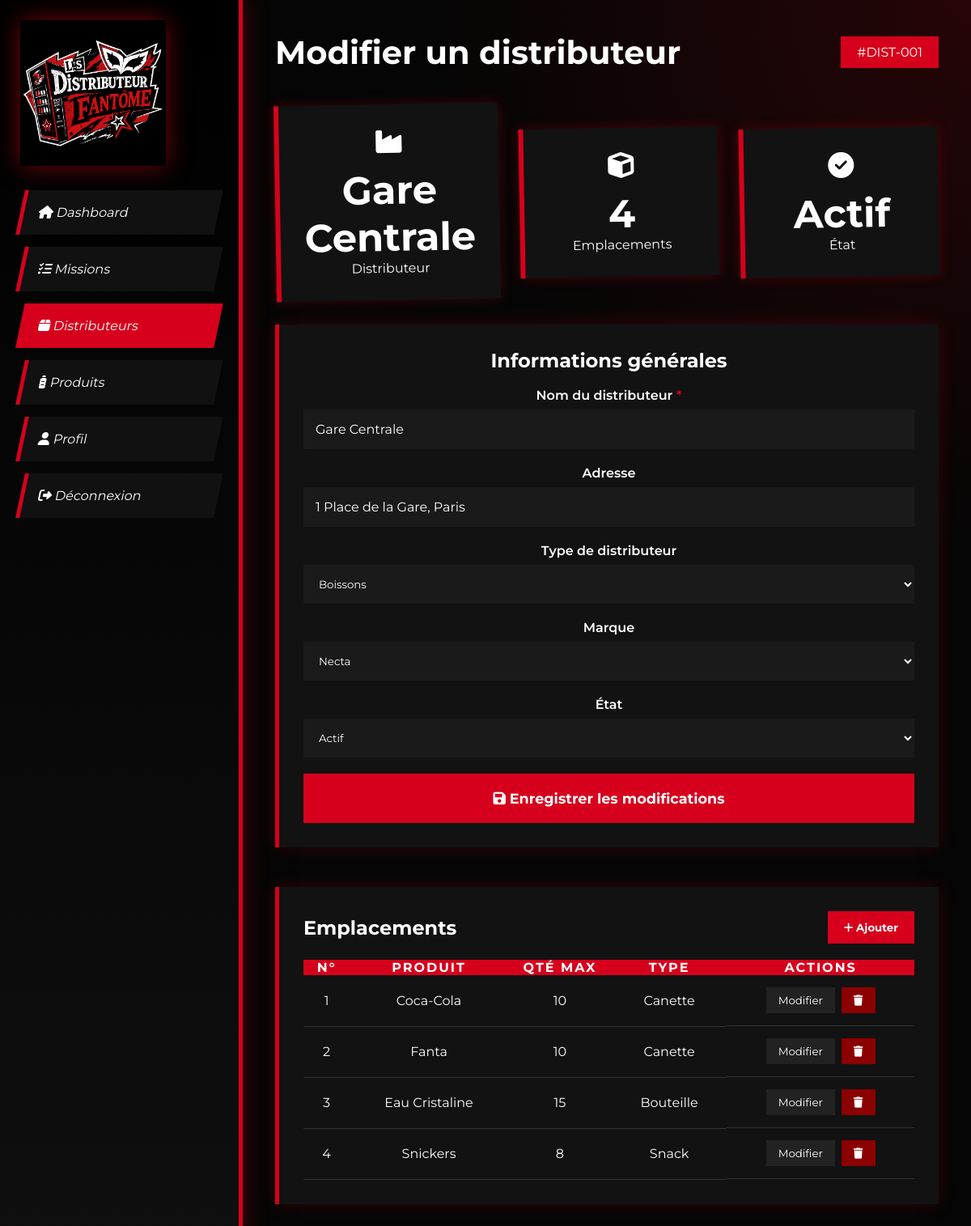
The app's page /editer_distributeur.php?id=1 (signed in) with its own data.
### tables this page shows
CREATE TABLE distributeur (
    code_dist INT AUTO_INCREMENT PRIMARY KEY,
    libelle_distrib VARCHAR(150) NOT NULL,
    description TEXT,
    adress VARCHAR(255),
    id_type INT,
    id_marque INT,
    id_etat INT DEFAULT 1,
    date_creation TIMESTAMP DEFAULT CURRENT_TIMESTAMP,
    FOREIGN KEY (id_type) REFERENCES type_distributeur(id_type),
    FOREIGN KEY (id_marque) REFERENCES marque(id_marque),
    FOREIGN KEY (id_etat) REFERENCES etat_distributer(id_etat)
);

CREATE TABLE type_distributeur (
    id_type INT AUTO_INCREMENT PRIMARY KEY,
    libelle_distributeur VARCHAR(100) NOT NULL
);

CREATE TABLE marque (
    id_marque INT AUTO_INCREMENT PRIMARY KEY,
    libelle_marque VARCHAR(100) NOT NULL
);

CREATE TABLE etat_distributer (
    id_etat INT AUTO_INCREMENT PRIMARY KEY,
    libelle_etat_distributeur VARCHAR(100) NOT NULL
);

CREATE TABLE emplacement (
    numéro_emplacement INT AUTO_INCREMENT PRIMARY KEY,
    quantite_max INT NOT NULL DEFAULT 10,
    type_slote VARCHAR(100),
    code_dist INT NOT NULL,
    id_type_emplacement INT,
    FOREIGN KEY (code_dist) REFERENCES distributeur(code_dist) ON DELETE CASCADE,
    FOREIGN KEY (id_type_emplacement) REFERENCES type_emplacement(id_type_emplacement)
);

CREATE TABLE produit (
    id_produit INT AUTO_INCREMENT PRIMARY KEY,
    nom VARCHAR(150) NOT NULL,
    categorie VARCHAR(100),
    prix_unitaire DECIMAL(10,2) DEFAULT 0.00
);

CREATE TABLE type_emplacement (
    id_type_emplacement INT AUTO_INCREMENT PRIMARY KEY,
    type_emplacement VARCHAR(100) NOT NULL
);

### editer_distributeur.php (the view, shortened to what this page needs)
<?php
$pdo = getPDO();
$id  = intval($_GET['id'] ?? 0);
$types  = $pdo->query("SELECT * FROM type_distributeur")->fetchAll();
$marques = $pdo->query("SELECT * FROM marque")->fetchAll();
$etats  = $pdo->query("SELECT * FROM etat_distributer")->fetchAll();
$distrib = null;
$emplacements = [];
if ($id) {
    $distrib = $pdo->prepare("SELECT * FROM distributeur WHERE code_dist = ?");
    $distrib->execute([$id]);
    $distrib = $distrib->fetch();
    $stmtEmp = $pdo->prepare("
        SELECT e.numéro_emplacement, e.quantite_max, e.type_slote, p.nom AS produit, te.type_emplacement
        FROM emplacement e
        LEFT JOIN stocker s ON s.numéro_emplacement = e.numéro_emplacement
        LEFT JOIN produit p ON p.id_produit = s.id_produit
        LEFT JOIN type_emplacement te ON te.id_type_emplacement = e.id_type_emplacement
        WHERE e.code_dist = ?
        ORDER BY e.numéro_emplacement
    ");
    $stmtEmp->execute([$id]);
    $emplacements = $stmtEmp->fetchAll();
}
?>
<!DOCTYPE html>
<html lang="fr">
<head>
    <link rel="stylesheet" href="style.css">
    <link rel="stylesheet" href="https://cdnjs.cloudflare.com/ajax/libs/font-awesome/6.5.1/css/all.min.css">
</head>
<body>
<?php include 'sidebar_manager.php'; ?>
<main>
    <header>
        <h1><?= $id ? 'Modifier un distributeur' : 'Nouveau distributeur' ?></h1>
        <div class="date"><?= $id ? '#DIST-' . str_pad($id, 3, '0', STR_PAD_LEFT) : 'Création' ?></div>
    </header>
    <?php if ($distrib): ?>
    <div class="cards">
        <div class="card"><i class="fa-solid fa-industry"></i><h3><?= htmlspecialchars($distrib['libelle_distrib']) ?></h3><p>Distributeur</p></div>
        <div class="card"><i class="fa-solid fa-cube"></i><h3><?= count($emplacements) ?></h3><p>Emplacements</p></div>
        <div class="card"><i class="fa-solid fa-circle-check"></i><h3><?= $distrib['id_etat'] == 1 ? 'Actif' : ($distrib['id_etat'] == 2 ? 'Maintenance' : 'Hors service') ?></h3><p>État</p></div>
    </div>
    <?php endif; ?>
    <section class="missions">
        <h2>Informations générales</h2>
        <br>
        <form method="POST">
            <div class="input-group">
                <label>Nom du distributeur <span style="color:var(--red)">*</span></label>
                <input type="text" name="libelle" value="<?= htmlspecialchars($distrib['libelle_distrib'] ?? '') ?>" required>
            </div>
            <div class="input-group">
                <label>Adresse</label>
                <input type="text" name="adresse" value="<?= htmlspecialchars($distrib['adress'] ?? '') ?>">
            </div>
            <div class="input-group">
                <label>Type de distributeur</label>
                <select name="id_type">
                    <?php foreach ($types as $t): ?>
                    <option value="<?= $t['id_type'] ?>" <?= ($distrib['id_type'] ?? 0) == $t['id_type'] ? 'selected' : '' ?>><?= htmlspecialchars($t['libelle_distributeur']) ?></option>
                    <?php endforeach; ?>
                </select>
            </div>
            <div class="input-group">
                <label>Marque</label>
                <select name="id_marque">
                    <?php foreach ($marques as $m): ?>
                    <option value="<?= $m['id_marque'] ?>" <?= ($distrib['id_marque'] ?? 0) == $m['id_marque'] ? 'selected' : '' ?>><?= htmlspecialchars($m['libelle_marque']) ?></option>
                    <?php endforeach; ?>
                </select>
            </div>
            <div class="input-group">
                <label>État</label>
                <select name="id_etat">
                    <?php foreach ($etats as $e): ?>
                    <option value="<?= $e['id_etat'] ?>" <?= ($distrib['id_etat'] ?? 1) == $e['id_etat'] ? 'selected' : '' ?>><?= htmlspecialchars($e['libelle_etat_distributeur']) ?></option>
                    <?php endforeach; ?>
                </select>
            </div>
            <button type="submit" name="sauvegarder" class="btn-create">
                <i class="fa-solid fa-floppy-disk"></i> Enregistrer les modifications
            </button>
        </form>
    </section>
    <?php if ($id): ?>
    <br>
    <section class="missions">
        <div class="page-title">
            <h2>Emplacements</h2>
            <button class="btn-add" onclick="location.href='editer_emplacement.php?dist=<?= $id ?>'">
                <i class="fa-solid fa-plus"></i> Ajouter
            </button>
        </div>
        <table>
            <tr><th>N°</th><th>Produit</th><th>Qté max</th><th>Type</th><th>Actions</th></tr>
            <?php if (empty($emplacements)): ?>
            <tr><td colspan="5" style="text-align:center;color:#666;">Aucun emplacement configuré</td></tr>
            <?php else: ?>
            <?php foreach ($emplacements as $i => $e): ?>
            <tr>
                <td><?= $i+1 ?></td>
                <td><?= htmlspecialchars($e['produit'] ?? '—') ?></td>
                <td><?= $e['quantite_max'] ?></td>
                <td><?= htmlspecialchars($e['type_emplacement'] ?? $e['type_slote'] ?? '-') ?></td>
                <td style="display:flex;gap:8px;">
                    <button class="btn-action" onclick="location.href='editer_emplacement.php?id=<?= $e['numéro_emplacement'] ?>&dist=<?= $id ?>'">Modifier</button>
                    <button class="btn-delete" onclick="if(confirm('Supprimer cet emplacement ?')) location.href='editer_distributeur.php?id=<?= $id ?>&del_emp=<?= $e['numéro_emplacement'] ?>'">
                        <i class="fa-solid fa-trash"></i>
                    </button>
                </td>
            </tr>
            <?php endforeach; ?>
            <?php endif; ?>
        </table>
    </section>
    <?php endif; ?>
</main>
</body>
</html>

### style.css (style rules this page uses)
:root { --red:#d6001c; --red-dark:#a30015; --black: #050505; --gray: #141414; --white: #FFFFFF; }
* { margin: 0; padding: 0; box-sizing: border-box; font-family: 'Montserrat', sans-serif; }
body { display: flex; overflow-x: hidden; min-height: 100vh; background: radial-gradient(circle at top right, rgba(227, 6, 19, .15), transparent 35%), #050505; color: white; }
main { flex: 1; padding: 40px; }
header { display: flex; justify-content: space-between; align-items: center; margin-bottom: 40px; }
header h1 { font-size: 2.5rem; }
.date { background: var(--red); padding: 10px 20px; }
.cards { display: flex; gap: 25px; justify-content: center; align-items: center; margin-top: 30px; }
.card { flex: 1; padding: 30px; background: #121212; text-align: center; border-left: 6px solid var(--red); border-radius: 0; box-shadow: 0 0 15px rgba(227, 6, 19, .25); transform: rotate(-1deg); transition: .3s; }
.card i { font-size: 2rem; margin-bottom: 15px; }
.card h3 { font-size: 3rem; }
.missions { background: #121212; border-left: 5px solid var(--red); box-shadow: 0 0 20px rgba(227, 6, 19, .2); padding: 30px; margin-top: 30px; text-align: center; }
table { width: 100%; border-collapse: collapse; margin-top: 20px; }
th { background: var(--red); color: white; text-transform: uppercase; letter-spacing: 2px; }
td { padding: 15px; border-bottom: 1px solid #333; justify-content: center; }
.input-group { margin-bottom: 20px; }
.input-group label { display: block; margin-bottom: 8px; font-weight:600; }
.input-group input { width: 100%; padding: 15px; border: none; outline: none; background: #1a1a1a; color: white; font-size: 1rem; }
select, textarea { width:100%; max-width: 100%; padding:15px; background:#1a1a1a; color:white; border:none; outline:none; resize:vertical; }
.btn-create { width:100%; padding:20px; border:none; background:var(--red); color:white; font-size:1.1rem; font-weight:bold; cursor:pointer; transition:.3s; }
.page-title { display:flex; justify-content:space-between; align-items:center; margin-bottom:20px; }
.btn-add { background:var(--red); color:white; border:none; padding:12px 20px; cursor:pointer; font-weight:bold; }
.btn-action { background:#222; color:white; border:none; padding:8px 15px; cursor:pointer; }
.btn-delete { background:#8b0000; color:white; border:none; padding:8px 15px; cursor:pointer; font-weight:bold; }

### records on screen
distributeur: libelle_distrib "Gare Centrale", libelle "Gare Centrale", adresse "1 Place de la Gare, Paris", id_type "Boissons", id_marque "Necta", id_etat "Actif"
emplacement: produit.nom "Coca-Cola", quantite_max "10", id_type_emplacement.type_emplacement "Canette"
emplacement: produit.nom "Fanta", quantite_max "10", id_type_emplacement.type_emplacement "Canette"
emplacement: produit.nom "Eau Cristaline", quantite_max "15", id_type_emplacement.type_emplacement "Bouteille"
emplacement: produit.nom "Snickers", quantite_max "8", id_type_emplacement.type_emplacement "Snack"

### other values on screen
str_pad($id, 3, '0', STR_PAD_LEFT) "001"
count($emplacements) "4"
